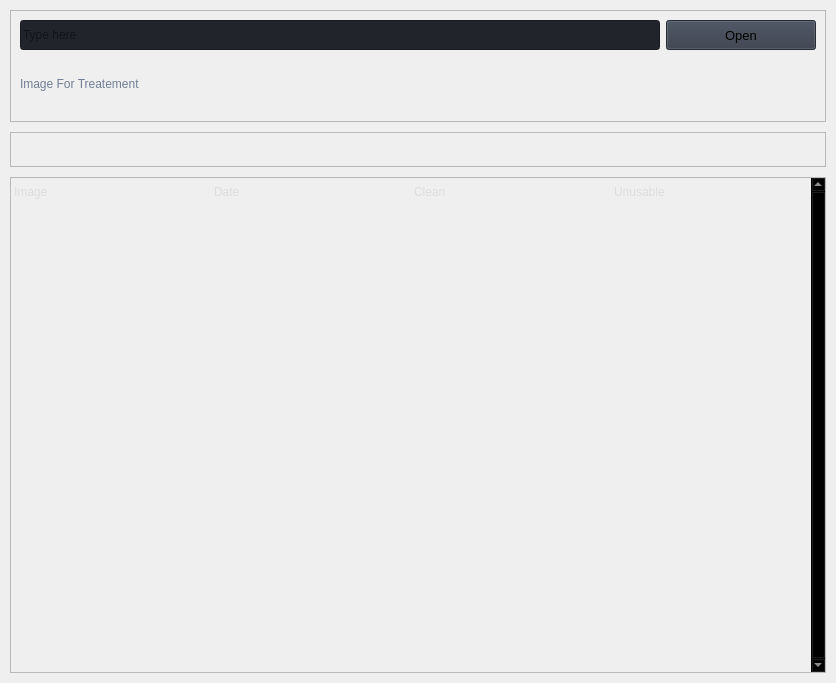
                     <widget class="QWidget" name="widgets">
                      <property name="styleSheet">
                       <string notr="true">b</string>
                      </property>
                      <layout class="QVBoxLayout" name="verticalLayout">
                       <property name="spacing">
                        <number>10</number>
                       </property>
                       <property name="leftMargin">
                        <number>10</number>
                       </property>
                       <property name="topMargin">
                        <number>10</number>
                       </property>
                       <property name="rightMargin">
                        <number>10</number>
                       </property>
                       <property name="bottomMargin">
                        <number>10</number>
                       </property>
                       <item>
                        <widget class="QFrame" name="row_1">
                         <property name="frameShape">
                          <enum>QFrame::StyledPanel</enum>
                         </property>
                         <property name="frameShadow">
                          <enum>QFrame::Raised</enum>
                         </property>
                         <layout class="QVBoxLayout" name="verticalLayout_16">
                          <property name="spacing">
                           <number>0</number>
                          </property>
                          <property name="leftMargin">
                           <number>0</number>
                          </property>
                          <property name="topMargin">
                           <number>0</number>
                          </property>
                          <property name="rightMargin">
                           <number>0</number>
                          </property>
                          <property name="bottomMargin">
                           <number>0</number>
                          </property>
                          <item>
                           <widget class="QFrame" name="frame_div_content_1">
                            <property name="minimumSize">
                             <size>
                              <width>0</width>
                              <height>110</height>
                             </size>
                            </property>
                            <property name="maximumSize">
                             <size>
                              <width>16777215</width>
                              <height>110</height>
                             </size>
                            </property>
                            <property name="frameShape">
                             <enum>QFrame::NoFrame</enum>
                            </property>
                            <property name="frameShadow">
                             <enum>QFrame::Raised</enum>
                            </property>
                            <layout class="QVBoxLayout" name="verticalLayout_17">
                             <property name="spacing">
                              <number>0</number>
                             </property>
                             <property name="leftMargin">
                              <number>0</number>
                             </property>
                             <property name="topMargin">
                              <number>0</number>
                             </property>
                             <property name="rightMargin">
                              <number>0</number>
                             </property>
                             <property name="bottomMargin">
                              <number>0</number>
                             </property>
                             <item>
                              <widget class="QFrame" name="frame_content_wid_1">
                               <property name="frameShape">
                                <enum>QFrame::NoFrame</enum>
                               </property>
                               <property name="frameShadow">
                                <enum>QFrame::Raised</enum>
                               </property>
                               <layout class="QHBoxLayout" name="horizontalLayout_9">
                                <item>
                                 <layout class="QGridLayout" name="gridLayout">
                                  <property name="bottomMargin">
                                   <number>0</number>
                                  </property>
                                  <item row="0" column="0">
                                   <widget class="QLineEdit" name="lineEdit">
                                    <property name="minimumSize">
                                     <size>
                                      <width>0</width>
                                      <height>30</height>
                                     </size>
                                    </property>
                                    <property name="styleSheet">
                                     <string notr="true">background-color: rgb(33, 37, 43);</string>
                                    </property>
                                    <property name="text">
                                     <string/>
                                    </property>
                                    <property name="placeholderText">
                                     <string>Type here</string>
                                    </property>
                                   </widget>
                                  </item>
                                  <item row="1" column="0" colspan="2">
                                   <widget class="QLabel" name="labelVersion_3">
                                    <property name="styleSheet">
                                     <string notr="true">color: rgb(113, 126, 149);</string>
                                    </property>
                                    <property name="lineWidth">
                                     <number>1</number>
                                    </property>
                                    <property name="text">
                                     <string>Image For Treatement</string>
                                    </property>
                                    <property name="alignment">
                                     <set>Qt::AlignLeading|Qt::AlignLeft|Qt::AlignVCenter</set>
                                    </property>
                                   </widget>
                                  </item>
                                  <item row="0" column="1">
                                   <widget class="QPushButton" name="pushButton">
                                    <property name="minimumSize">
                                     <size>
                                      <width>150</width>
                                      <height>30</height>
                                     </size>
                                    </property>
                                    <property name="font">
                                     <font>
                                      <family>Segoe UI</family>
                                      <pointsize>10</pointsize>
                                      <italic>false</italic>
                                      <bold>false</bold>
                                     </font>
                                    </property>
                                    <property name="cursor">
                                     <cursorShape>PointingHandCursor</cursorShape>
                                    </property>
                                    <property name="styleSheet">
                                     <string notr="true">background-color: rgb(52, 59, 72);</string>
                                    </property>
                                    <property name="text">
                                     <string>Open</string>
                                    </property>
                                    <property name="icon">
                                     <iconset resource="resources.qrc">
                                      <normaloff>:/icons/images/icons/cil-folder-open.png</normaloff>:/icons/images/icons/cil-folder-open.png</iconset>
                                    </property>
                                   </widget>
                                  </item>
                                 </layout>
                                </item>
                               </layout>
                              </widget>
                             </item>
                            </layout>
                           </widget>
                          </item>
                         </layout>
                        </widget>
                       </item>
                       <item>
                        <widget class="QFrame" name="frame_title_wid_1">
                         <property name="maximumSize">
                          <size>
                           <width>16777215</width>
                           <height>35</height>
                          </size>
                         </property>
                         <property name="frameShape">
                          <enum>QFrame::StyledPanel</enum>
                         </property>
                         <property name="frameShadow">
                          <enum>QFrame::Raised</enum>
                         </property>
                         <layout class="QVBoxLayout" name="verticalLayout_18">
                          <item>
                           <widget class="QLabel" name="labelBoxBlenderInstalation">
                            <property name="font">
                             <font>
                              <family>Segoe UI</family>
                              <pointsize>10</pointsize>
                              <italic>false</italic>
                              <bold>false</bold>
                             </font>
                            </property>
                            <property name="styleSheet">
                             <string notr="true"/>
                            </property>
                            <property name="text">
                             <string/>
                            </property>
                           </widget>
                          </item>
                         </layout>
                        </widget>
                       </item>
                       <item>
                        <widget class="QFrame" name="row_3">
                         <property name="minimumSize">
                          <size>
                           <width>0</width>
                           <height>150</height>
                          </size>
                         </property>
                         <property name="frameShape">
                          <enum>QFrame::StyledPanel</enum>
                         </property>
                         <property name="frameShadow">
                          <enum>QFrame::Raised</enum>
                         </property>
                         <layout class="QHBoxLayout" name="horizontalLayout_12">
                          <property name="spacing">
                           <number>0</number>
                          </property>
                          <property name="leftMargin">
                           <number>0</number>
                          </property>
                          <property name="topMargin">
                           <number>0</number>
                          </property>
                          <property name="rightMargin">
                           <number>0</number>
                          </property>
                          <property name="bottomMargin">
                           <number>0</number>
                          </property>
                          <item>
                           <widget class="QTableWidget" name="tableWidget">
                            <property name="sizePolicy">
                             <sizepolicy hsizetype="Expanding" vsizetype="Expanding">
                              <horstretch>0</horstretch>
                              <verstretch>0</verstretch>
                             </sizepolicy>
                            </property>
                            <property name="palette">
                             <palette>
                              <active>
                               <colorrole role="WindowText">
                                <brush brushstyle="SolidPattern">
                                 <color alpha="255">
                                  <red>221</red>
                                  <green>221</green>
                                  <blue>221</blue>
                                 </color>
                                </brush>
                               </colorrole>
                               <colorrole role="Button">
                                <brush brushstyle="SolidPattern">
                                 <color alpha="0">
                                  <red>0</red>
                                  <green>0</green>
                                  <blue>0</blue>
                                 </color>
                                </brush>
                               </colorrole>
                               <colorrole role="Text">
                                <brush brushstyle="SolidPattern">
                                 <color alpha="255">
                                  <red>221</red>
                                  <green>221</green>
                                  <blue>221</blue>
                                 </color>
                                </brush>
                               </colorrole>
                               <colorrole role="ButtonText">
                                <brush brushstyle="SolidPattern">
                                 <color alpha="255">
                                  <red>221</red>
                                  <green>221</green>
                                  <blue>221</blue>
                                 </color>
                                </brush>
                               </colorrole>
                               <colorrole role="Base">
                                <brush brushstyle="NoBrush">
                                 <color alpha="255">
                                  <red>0</red>
                                  <green>0</green>
                                  <blue>0</blue>
                                 </color>
                                </brush>
                               </colorrole>
                               <colorrole role="Window">
                                <brush brushstyle="SolidPattern">
                                 <color alpha="0">
                                  <red>0</red>
                                  <green>0</green>
                                  <blue>0</blue>
                                 </color>
                                </brush>
                               </colorrole>
                               <colorrole role="PlaceholderText">
                                <brush brushstyle="SolidPattern">
                                 <color alpha="128">
                                  <red>221</red>
                                  <green>221</green>
                                  <blue>221</blue>
                                 </color>
                                </brush>
                               </colorrole>
                              </active>
                              <inactive>
                               <colorrole role="WindowText">
                                <brush brushstyle="SolidPattern">
                                 <color alpha="255">
                                  <red>221</red>
                                  <green>221</green>
                                  <blue>221</blue>
                                 </color>
                                </brush>
                               </colorrole>
                               <colorrole role="Button">
                                <brush brushstyle="SolidPattern">
                                 <color alpha="0">
                                  <red>0</red>
                                  <green>0</green>
                                  <blue>0</blue>
                                 </color>
                                </brush>
                               </colorrole>
                               <colorrole role="Text">
                                <brush brushstyle="SolidPattern">
                                 <color alpha="255">
                                  <red>221</red>
                                  <green>221</green>
                                  <blue>221</blue>
                                 </color>
                                </brush>
                               </colorrole>
                               <colorrole role="ButtonText">
                                <brush brushstyle="SolidPattern">
                                 <color alpha="255">
                                  <red>221</red>
                                  <green>221</green>
                                  <blue>221</blue>
                                 </color>
                                </brush>
                               </colorrole>
                               <colorrole role="Base">
                                <brush brushstyle="NoBrush">
                                 <color alpha="255">
                                  <red>0</red>
                                  <green>0</green>
                                  <blue>0</blue>
                                 </color>
                                </brush>
                               </colorrole>
                               <colorrole role="Window">
                                <brush brushstyle="SolidPattern">
                                 <color alpha="0">
                                  <red>0</red>
                                  <green>0</green>
                                  <blue>0</blue>
                                 </color>
                                </brush>
                               </colorrole>
                               <colorrole role="PlaceholderText">
                                <brush brushstyle="SolidPattern">
                                 <color alpha="128">
                                  <red>221</red>
                                  <green>221</green>
                                  <blue>221</blue>
                                 </color>
                                </brush>
                               </colorrole>
                              </inactive>
                              <disabled>
                               <colorrole role="WindowText">
                                <brush brushstyle="SolidPattern">
                                 <color alpha="255">
                                  <red>221</red>
                                  <green>221</green>
                                  <blue>221</blue>
                                 </color>
                                </brush>
                               </colorrole>
                               <colorrole role="Button">
                                <brush brushstyle="SolidPattern">
                                 <color alpha="0">
                                  <red>0</red>
                                  <green>0</green>
                                  <blue>0</blue>
                                 </color>
                                </brush>
                               </colorrole>
                               <colorrole role="Text">
                                <brush brushstyle="SolidPattern">
                                 <color alpha="255">
                                  <red>221</red>
                                  <green>221</green>
                                  <blue>221</blue>
                                 </color>
                                </brush>
                               </colorrole>
                               <colorrole role="ButtonText">
                                <brush brushstyle="SolidPattern">
                                 <color alpha="255">
                                  <red>221</red>
                                  <green>221</green>
                                  <blue>221</blue>
                                 </color>
                                </brush>
                               </colorrole>
                               <colorrole role="Base">
                                <brush brushstyle="NoBrush">
                                 <color alpha="255">
                                  <red>0</red>
                                  <green>0</green>
                                  <blue>0</blue>
                                 </color>
                                </brush>
                               </colorrole>
                               <colorrole role="Window">
                                <brush brushstyle="SolidPattern">
                                 <color alpha="0">
                                  <red>0</red>
                                  <green>0</green>
                                  <blue>0</blue>
                                 </color>
                                </brush>
                               </colorrole>
                               <colorrole role="PlaceholderText">
                                <brush brushstyle="SolidPattern">
                                 <color alpha="128">
                                  <red>221</red>
                                  <green>221</green>
                                  <blue>221</blue>
                                 </color>
                                </brush>
                               </colorrole>
                              </disabled>
                             </palette>
                            </property>
                            <property name="frameShape">
                             <enum>QFrame::NoFrame</enum>
                            </property>
                            <property name="verticalScrollBarPolicy">
                             <enum>Qt::ScrollBarAlwaysOn</enum>
                            </property>
                            <property name="sizeAdjustPolicy">
                             <enum>QAbstractScrollArea::AdjustToContents</enum>
                            </property>
                            <property name="editTriggers">
                             <set>QAbstractItemView::NoEditTriggers</set>
                            </property>
                            <property name="selectionMode">
                             <enum>QAbstractItemView::SingleSelection</enum>
                            </property>
                            <property name="selectionBehavior">
                             <enum>QAbstractItemView::SelectRows</enum>
                            </property>
                            <property name="showGrid">
                             <bool>true</bool>
                            </property>
                            <property name="gridStyle">
                             <enum>Qt::SolidLine</enum>
                            </property>
                            <property name="sortingEnabled">
                             <bool>false</bool>
                            </property>
                            <attribute name="horizontalHeaderVisible">
                             <bool>false</bool>
                            </attribute>
                            <attribute name="horizontalHeaderCascadingSectionResizes">
                             <bool>true</bool>
                            </attribute>
                            <attribute name="horizontalHeaderDefaultSectionSize">
                             <number>200</number>
                            </attribute>
                            <attribute name="horizontalHeaderStretchLastSection">
                             <bool>true</bool>
                            </attribute>
                            <attribute name="verticalHeaderVisible">
                             <bool>false</bool>
                            </attribute>
                            <attribute name="verticalHeaderCascadingSectionResizes">
                             <bool>false</bool>
                            </attribute>
                            <attribute name="verticalHeaderHighlightSections">
                             <bool>false</bool>
                            </attribute>
                            <attribute name="verticalHeaderStretchLastSection">
                             <bool>true</bool>
                            </attribute>
                            <row>
                             <property name="text">
                              <string>New Row</string>
                             </property>
                             <property name="font">
                              <font>
                               <family>Segoe UI</family>
                              </font>
                             </property>
                            </row>
                            <row>
                             <property name="text">
                              <string>New Row</string>
                             </property>
                            </row>
                            <row>
                             <property name="text">
                              <string>New Row</string>
                             </property>
                            </row>
                            <row>
                             <property name="text">
                              <string>New Row</string>
                             </property>
                            </row>
                            <row>
                             <property name="text">
                              <string>New Row</string>
                             </property>
                            </row>
                            <row>
                             <property name="text">
                              <string>New Row</string>
                             </property>
                            </row>
                            <row>
                             <property name="text">
                              <string>New Row</string>
                             </property>
                            </row>
                            <row>
                             <property name="text">
                              <string>New Row</string>
                             </property>
                            </row>
                            <row>
                             <property name="text">
                              <string>New Row</string>
                             </property>
                            </row>
                            <row>
                             <property name="text">
                              <string>New Row</string>
                             </property>
                            </row>
                            <row>
                             <property name="text">
                              <string>New Row</string>
                             </property>
                            </row>
                            <row>
                             <property name="text">
                              <string>New Row</string>
                             </property>
                            </row>
                            <row>
                             <property name="text">
                              <string>New Row</string>
                             </property>
                            </row>
                            <row>
                             <property name="text">
                              <string>New Row</string>
                             </property>
                            </row>
                            <row>
                             <property name="text">
                              <string>New Row</string>
                             </property>
                            </row>
                            <row>
                             <property name="text">
                              <string>New Row</string>
                             </property>
                            </row>
                            <column>
                             <property name="text">
                              <string>0</string>
                             </property>
                            </column>
                            <column>
                             <property name="text">
                              <string>1</string>
                             </property>
                            </column>
                            <column>
                             <property name="text">
                              <string>2</string>
                             </property>
                            </column>
                            <column>
                             <property name="text">
                              <string>3</string>
                             </property>
                            </column>
                            <item row="0" column="0">
                             <property name="text">
                              <string>Image</string>
                             </property>
                            </item>
                            <item row="0" column="1">
                             <property name="text">
                              <string>Date</string>
                             </property>
                            </item>
                            <item row="0" column="2">
                             <property name="text">
                              <string>Clean</string>
                             </property>
                            </item>
                            <item row="0" column="3">
                             <property name="text">
                              <string>Unusable</string>
                             </property>
                            </item>
                           </widget>
                          </item>
                         </layout>
                        </widget>
                       </item>
                      </layout>
                     </widget>
